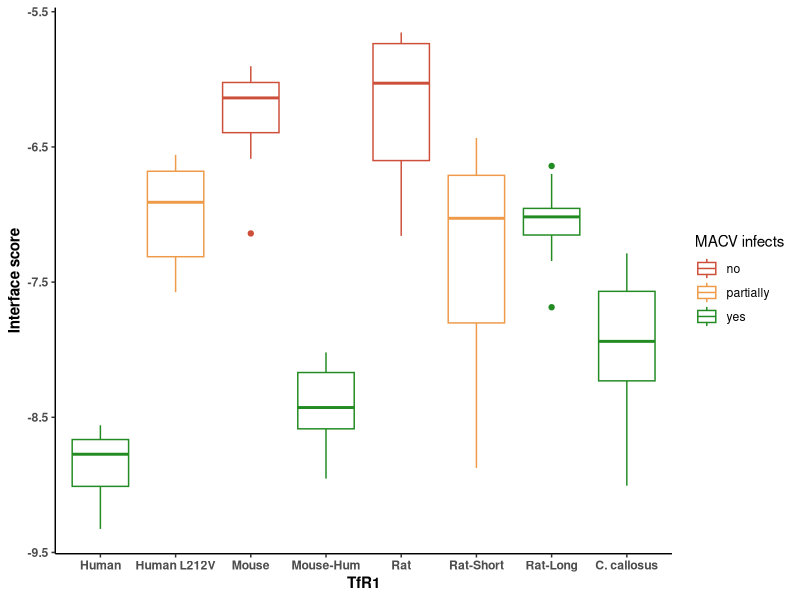

The R script that drew this image:
library(plyr) # for mapvalues()
library(dplyr) # for join() 
library(ggplot2) # ggplot()


top.hits <- read.table("../data/macv_top_hits.csv", sep = ",", header = T) #Read in the data


TfR1_names <- c("C. callosus", "Human", "Human L212V", "Mouse", "Mouse-Hum", "Rat", "Rat-Short", "Rat-Long")

#This is the infection data for each TfR1
infection_data <- data.frame(TfR1 = TfR1_names, infects = factor(c("yes", "yes", "partially", "no", "yes", "no", "partially", "yes")))

#Change the receptor names
top.hits$TfR1 <- mapvalues( top.hits$TfR1, from=c("C.cal_MACV", "human_MACV", "human.L212V_MACV", "mouse_MACV", "mouse.human_MACV", "rat_MACV", "rat.short_MACV", "rat.long_MACV"), to=TfR1_names)    

#Re-order the TfR1 so that they are plotted in a certain order
top.hits$TfR1 <- factor( top.hits$TfR1, levels=c("Human", "Human L212V", "Mouse", "Mouse-Hum", "Rat", "Rat-Short", "Rat-Long", "C. callosus"))


top.hits <- join(top.hits, infection_data)

# Plot 1: box plots               
p1 <- ggplot(top.hits, aes(x=TfR1, y=I_sc, color=infects)) +
        geom_boxplot() +
        ylab( "Interface score" ) +
        theme_classic() +
        scale_colour_manual(values = c("yes" = "forestgreen", "no" = "tomato3", "partially" = "tan2")) +
        guides(color = guide_legend("MACV infects")) + 
        theme(axis.title.x = element_text(face="bold"),
              axis.text.x = element_text(face="bold"),
              axis.title.y = element_text(face="bold"),
              axis.text.y = element_text(face="bold"))
        
        
# show plot
#show(p1)
# save plot
ggsave("../figures/macv_boxplot.pdf", plot = p1, width = 9, height = 3, useDingbats=F)
